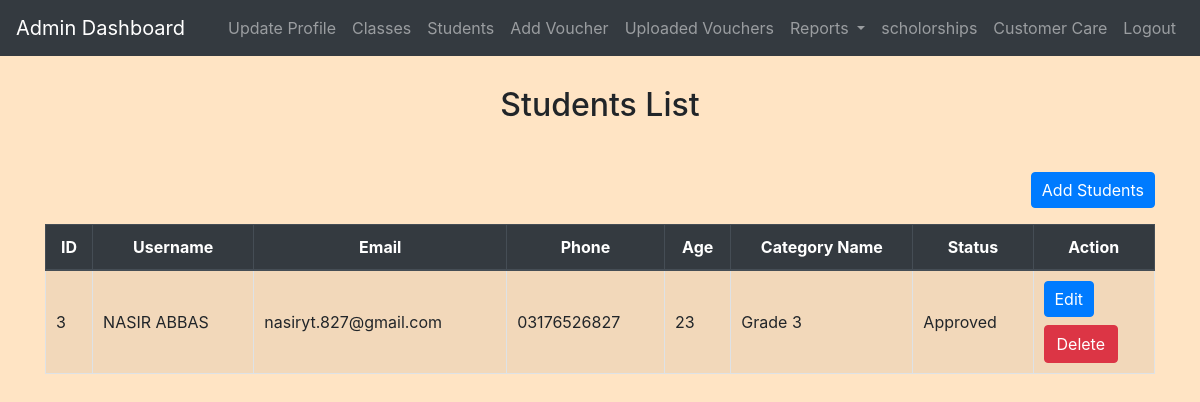
Page /admin/manage_users.php (signed in) on the committed database.
### tables this page shows
CREATE TABLE `users` (
  `id` int(11) NOT NULL,
  `username` varchar(50) NOT NULL,
  `password` varchar(255) NOT NULL,
  `email` varchar(100) NOT NULL,
  `phone` varchar(20) NOT NULL,
  `age` int(11) DEFAULT NULL,
  `category_id` int(11) DEFAULT NULL,
  `status` varchar(255) DEFAULT NULL
);

CREATE TABLE `categories` (
  `id` int(11) NOT NULL,
  `name` varchar(255) NOT NULL
);

### admin/manage_users.php (the view, shortened to what this page needs)
<?php
include('config.php');
$sql = "SELECT users.id, users.username, users.password, users.email, users.phone, users.age, categories.name AS category_name, users.status
        FROM users
        LEFT JOIN categories ON users.category_id = categories.id";
$result = mysqli_query($conn, $sql);
?>
<!DOCTYPE html>
<html>
<head>
    <link rel="stylesheet" href="https://stackpath.bootstrapcdn.com/bootstrap/4.5.2/css/bootstrap.min.css">
    <link rel="stylesheet" href="../css/style.css">
</head>
<body>
    <?php include('admin_navbar.php'); ?>
    <h2>Students List</h2>
    <div class="container mt-5">
    <a class="float-right mb-3 btn btn-primary" href="add_users.php">Add Students</a>
        <table class="table table-bordered table-striped">
            <thead class="thead-dark">
                <tr>
                    <th>ID</th>
                    <th>Username</th>
                    <th>Email</th>
                    <th>Phone</th>
                    <th>Age</th>
                    <th>Category Name</th>
                    <th>Status</th>
                    <th>Action</th>
                </tr>
            </thead>
            <tbody>
                <?php
                while ($row = mysqli_fetch_assoc($result)) {
                    echo "<tr>";
                    echo "<td>" . $row['id'] . "</td>";
                    echo "<td>" . $row['username'] . "</td>";
                    echo "<td>" . $row['email'] . "</td>";
                    echo "<td>" . $row['phone'] . "</td>";
                    echo "<td>" . $row['age'] . "</td>";
                    echo "<td>" . $row['category_name'] . "</td>";
                    echo "<td>" . $row['status'] . "</td>";
                    echo "<td>";
                    echo "<a class='btn btn-primary' href='edit_user.php?id=" . $row['id'] . "'>Edit</a>";
                    echo "<form method='post' action='manage_users.php'>";
                    echo "<button class='mt-2 btn btn-danger' type='submit' name='delete_user'>Delete</button>";
                    echo "</form>";
                    echo "</td>";
                    echo "</tr>";
                }
                ?>
            </tbody>
        </table>
    </div>
</body>
</html>

### css/style.css (style rules this page uses)
body { background-color: bisque; }
h1, h2, h3, h4 { text-align: center; margin-top: 30px; margin-bottom: 30px; }
.table { width: 100%; border-collapse: collapse; margin-top: 20px; }
.table th, .table td { padding: 10px; border: 1px solid #dee2e6; }
.table thead th { background-color: #f8f9fa; font-weight: bold; text-align: center; }
.table tbody td { vertical-align: middle; }
.btn-primary { padding: 5px 10px; }

### rows in the picture
users: id "3", username "NASIR ABBAS", email "nasiryt.827@gmail.com", phone "03176526827", age "23", category.name "Grade 3", status "Approved"
